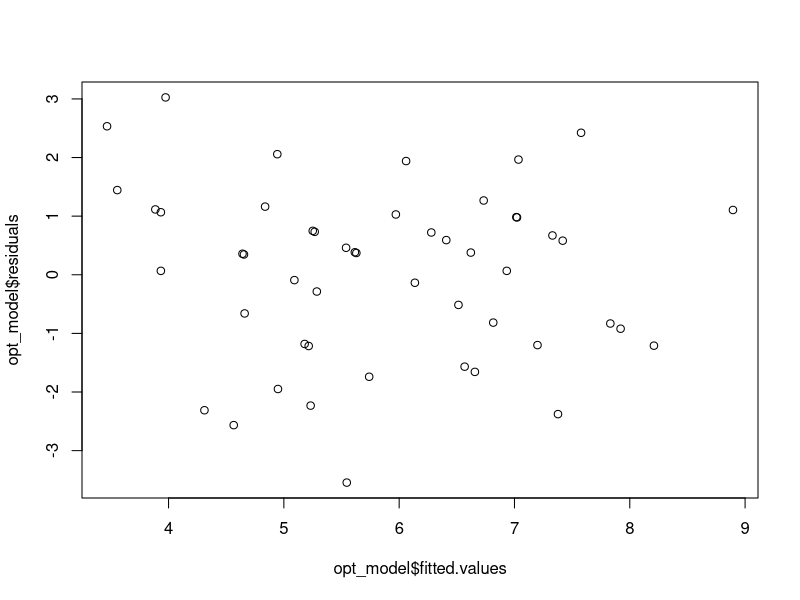

This chart was generated by the following R code:
## ---- chunk 1
data = read.csv("notes.csv")
## ---- chunk 2
n = dim(data)[1]
p = dim(data)[2]
## ---- chunk 3
y = as.matrix(data$geographie)
X_s1 = as.matrix(data[,-2])
X = cbind(rep(1,n), X_s1)
## ---- chunk 4
b = solve( t(X) %*% X ) %*% t(X) %*% y
## ---- chunk 5
solution_regression = lm(geographie~., data)
## ---- chunk 6
summary(solution_regression)
## ---- chunk 7
cor(data)
## ---- chunk 8
model_complet = lm(geographie~., data)
summary(model_complet)
## ---- chunk 9
opt_model = lm(geographie ~ . -chimie, data)
summary(opt_model)
## ---- chunk 10
opt_model = lm(geographie ~ . -chimie -1, data)
summary(opt_model)
## ---- chunk 11
opt_model = lm(geographie ~ . -chimie -physique -1, data)
summary(opt_model)
## ---- chunk 12
opt_model = lm(geographie ~ . -chimie -physique -francais -1, data)
summary(opt_model)
## ---- chunk 13
opt_model = lm(geographie ~ mathematiques + philosophie + allemand -1, data)
summary(opt_model)
## ---- chunk 14
plot(opt_model$fitted.values, opt_model$residuals)
